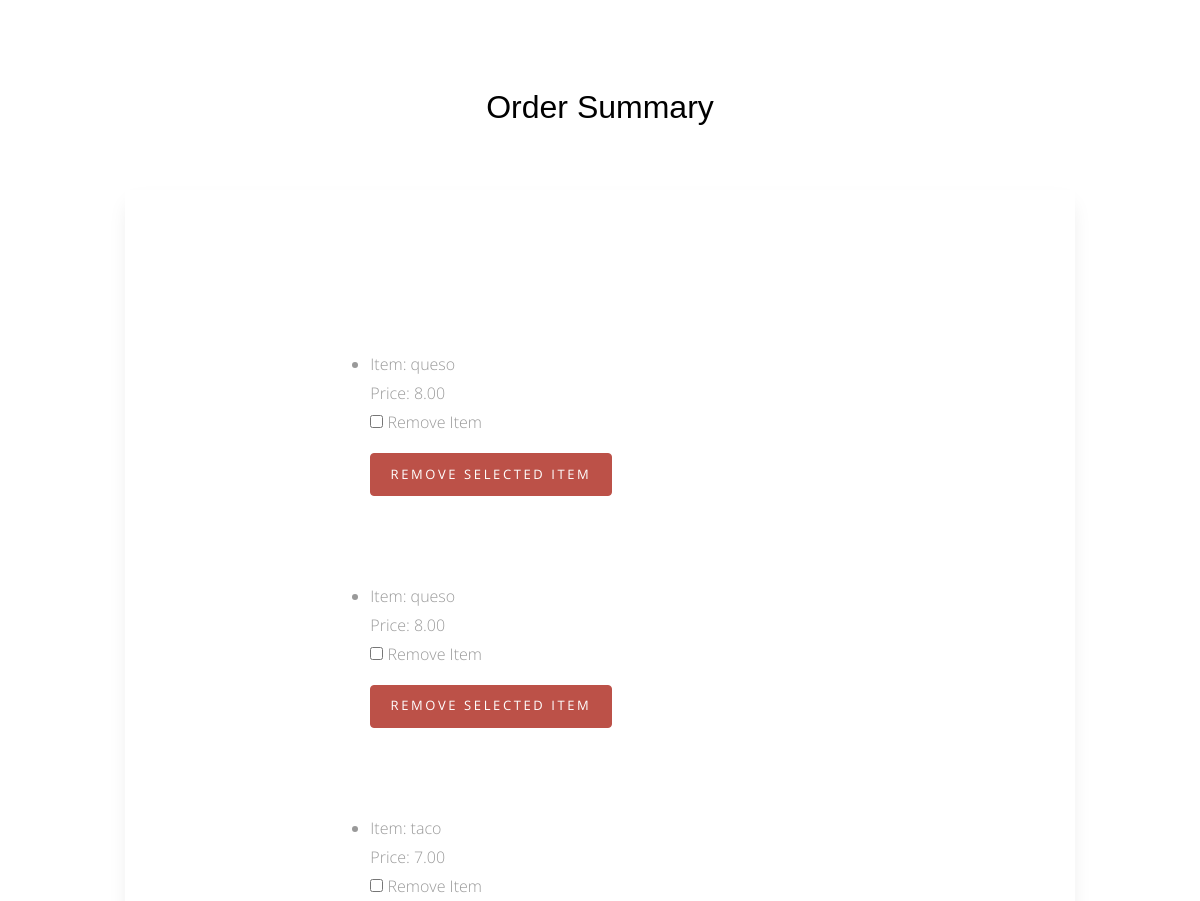
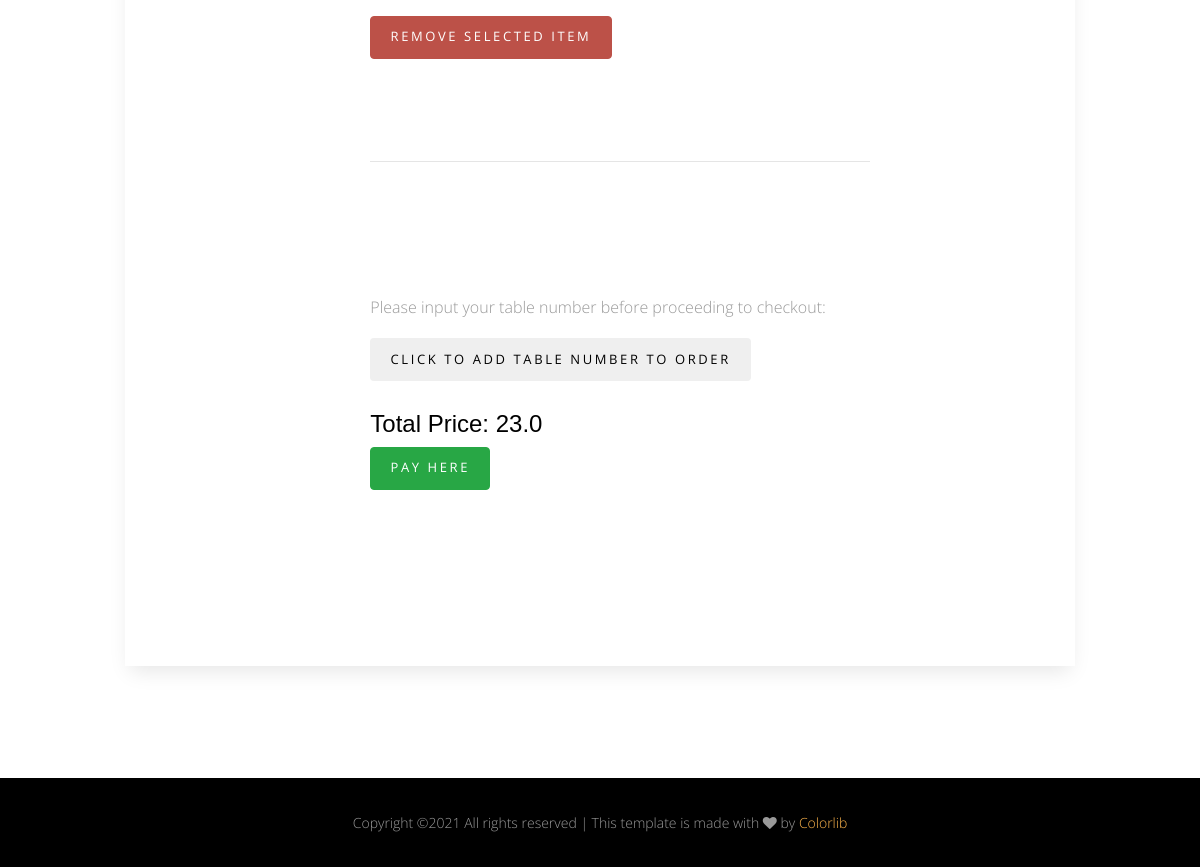
Page /website/order_summary/ (lower part) on the earlier database version (2 pictures, top to bottom).
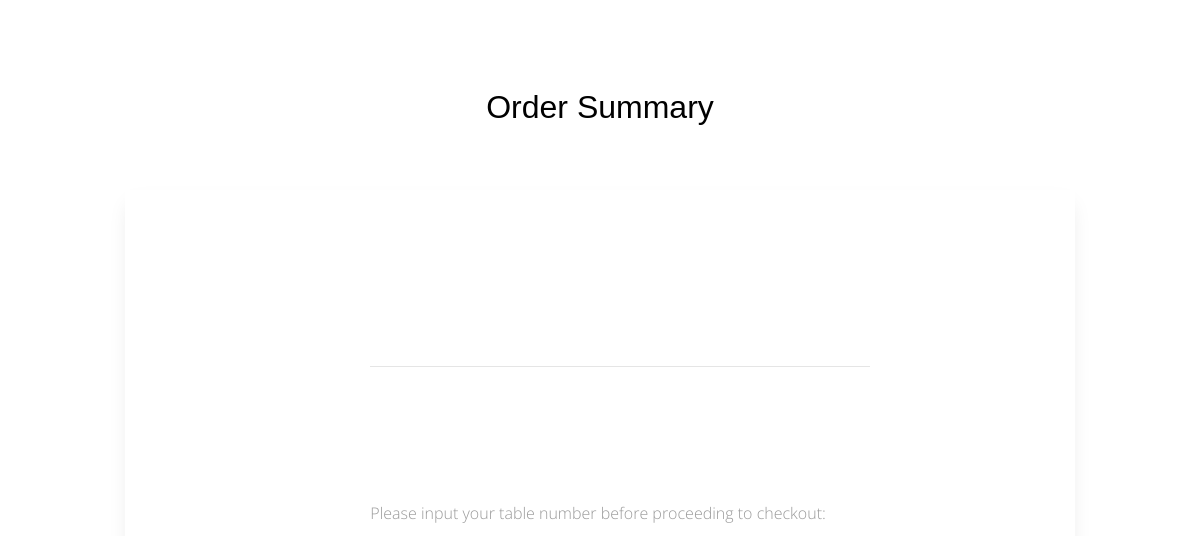
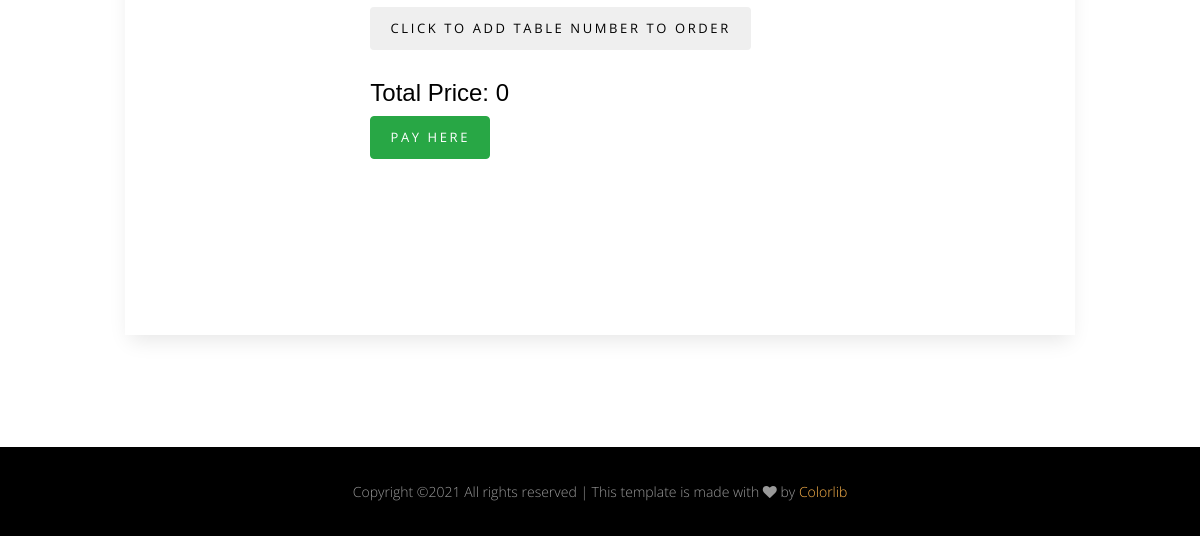
Same page on the later database version (2 pictures, top to bottom).
### website/models.py (models this page shows, shortened)
class Order(models.Model):
    item_name = models.CharField(max_length = 200, default='00000')
    item_price = models.DecimalField(default=0, decimal_places=2, max_digits=100)
    item_removed = models.BooleanField(default=False)
    item_number = models.IntegerField(default=1)
    item_restaurant = models.IntegerField(default=0)
    def __repr__(self):
        return self.item_price

### website/views.py (the view, shortened to what this page needs)
# urls.py: path('order_summary/', views.order_list, name='order_list'),
def order_list(request):
    order_list = Order.objects.all()
    order_list_price = 0
    order_restaurant = 0
    for x in order_list:
        price = x.__repr__()
        price = float(price)
        order_list_price = order_list_price + price
        order_restaurant = x.item_restaurant
    print(order_list_price)
    order_list_price = str(order_list_price)
    context = {'order_list': order_list, 'order_list_price': order_list_price, 'order_restaurant': order_restaurant}
    return render(request, 'website/order_summary.html', context)

### website/templates/website/order_summary.html (shortened to what this page needs)
{% extends 'base.html' %}
{% load static %}
{% block body %}
        <div class="section" data-aos="fade-up">
          <div class="container">
            <div class="row justify-content-center mb-5">
              <div class="col-md-8  text-center">
                <h2 class="mb-3">Order Summary</h2>
              </div>
            </div>
            <div class="row justify-content-center">
              <div class="col-md-10 p-5 form-wrap">
<div class="section">
  <div class="container">
    <div class="row justify-content-center">
      <div class="col-md-8" data-aos="fade-up">
<ul>
    {% for menu_item in order_list %}
    <li>Item: {{ menu_item.item_name }}</li>
    Price: {{ menu_item.item_price }}
<form method="POST">
    <div class="form-check">
        <input type="checkbox" id={{menu_item.item_name}} value="{{menu_item.item_name}}" name="items_removed">
        <label for="items_removed">Remove Item</label>
    </div>
    <button type="submit" class="btn btn-danger">Remove Selected Item</button>
    <br> <br> <br> <br>
</form>
    {% endfor %}
    <hr><br> <br> <br> <br>
    <p> Please input your table number before proceeding to checkout:</p>
    <input class="btn btn-group=" type="button" value="Click to add table number to order" onclick="document.location.href = '/website/create_table/{{ order_restaurant }}'">
    <br> <br>
    <form>
        <h4>Total Price: {{ order_list_price }} </h4>
          <button class="btn btn-success" type="button" onClick="payWithRave()">Pay Here</button>
      </form>
</ul>
</div>
</div>
</div>
</div>
</div>
</div>
</div>
</div>
</div>
{% endblock body %}

Differences in the rows shown:
removed Order: item_name "queso", item_price "8.00"
removed Order: item_name "queso", item_price "8.00"
removed Order: item_name "taco", item_price "7.00"
Other differences:
{{ order_list_price }}: "23.0" → "0"
